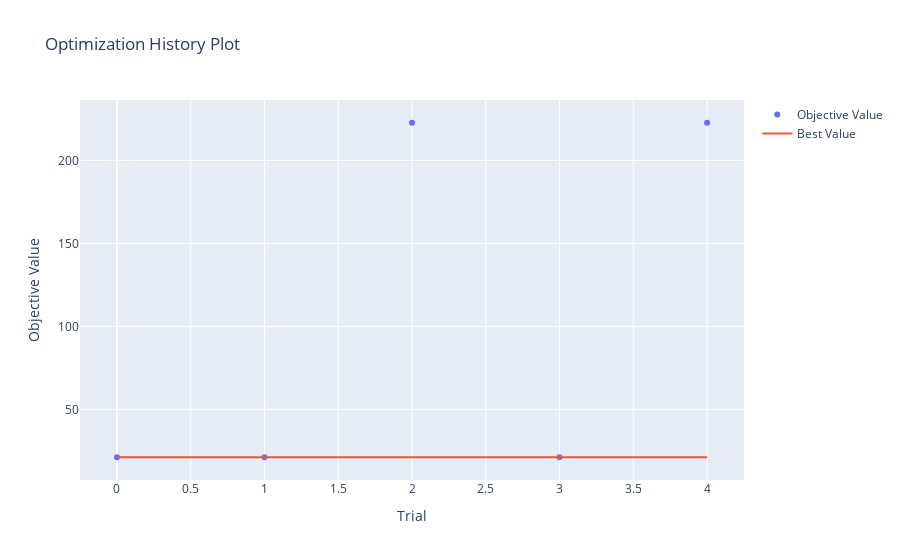

This figure's notebook cell:
### Code cell
optuna.visualization.plot_optimization_history(study)

### Figure 1 — Plotly figure (JSON) as saved in the notebook; plotly's stock layout.template omitted (floating-point values rounded to 4 significant figures)
{"data": [{"mode": "markers", "name": "Objective Value", "type": "scatter", "x": [0, 1, 2, 3, 4], "y": [21.11, 21.11, 222.8, 21.11, 222.8]}, {"mode": "lines", "name": "Best Value", "type": "scatter", "x": [0, 1, 2, 3, 4], "y": [21.11, 21.11, 21.11, 21.11, 21.11]}, {"marker": {"color": "#cccccc"}, "mode": "markers", "name": "Infeasible Trial", "showlegend": false, "type": "scatter", "x": [], "y": []}], "layout": {"title": {"text": "Optimization History Plot"}, "xaxis": {"title": {"text": "Trial"}}, "yaxis": {"title": {"text": "Objective Value"}}}}
